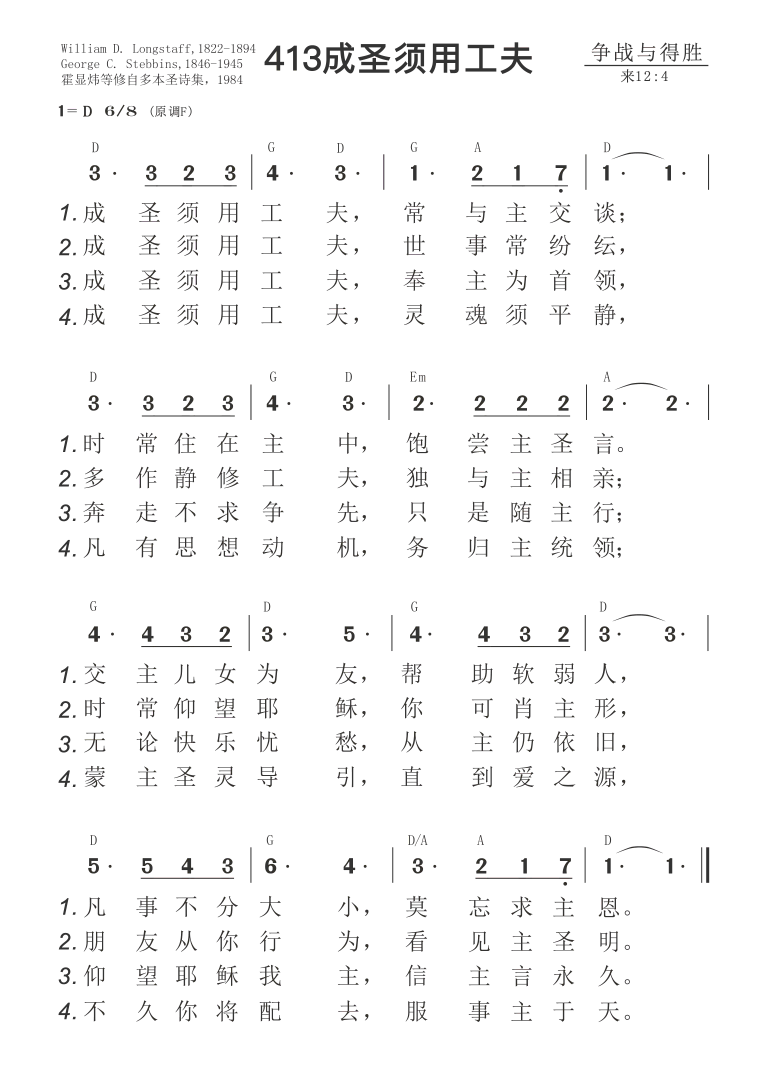
#> input picture samples/413-成圣须用工夫.jpg, 3070 x 4346 px (shown at 1/4 size)
$ python -i imaging.py   (imports and definitions only)
#> lines starting #> are read from the running program, lines starting #| are printed output that depends on the picture; after the words box and inside, x2 and y2 are one past the last pixel; in counts of white or black regions, pixels touching at a corner belong together
#> further down, picture is the input picture: PIL image 3070x4346 P; mean R, G, B 248.1, 248.1, 248.1
from __future__ import annotations

from pathlib import Path
from typing import Any

from PIL import Image, ImageDraw, ImageFilter, ImageFont, ImageOps


def _rgb(value: list[int] | tuple[int, int, int]) -> tuple[int, int, int]:
    return int(value[0]), int(value[1]), int(value[2])


# [18 lines left out: functions _full_width_box, _box_height, _block_lyric_boxes, not called in this run]


def bold_text_region(
    image: Image.Image,
    strength: int = 1,
    threshold: int = 210,
    color: tuple[int, int, int] = (40, 40, 40),
) -> Image.Image:
    """Thicken existing dark text without changing its position."""
#> called with strength = 1, threshold = 210, color = (40, 40, 40)
    result = image.convert("RGB")
    gray = image.convert("L")
    mask = gray.point(lambda pixel: 255 if pixel < threshold else 0)
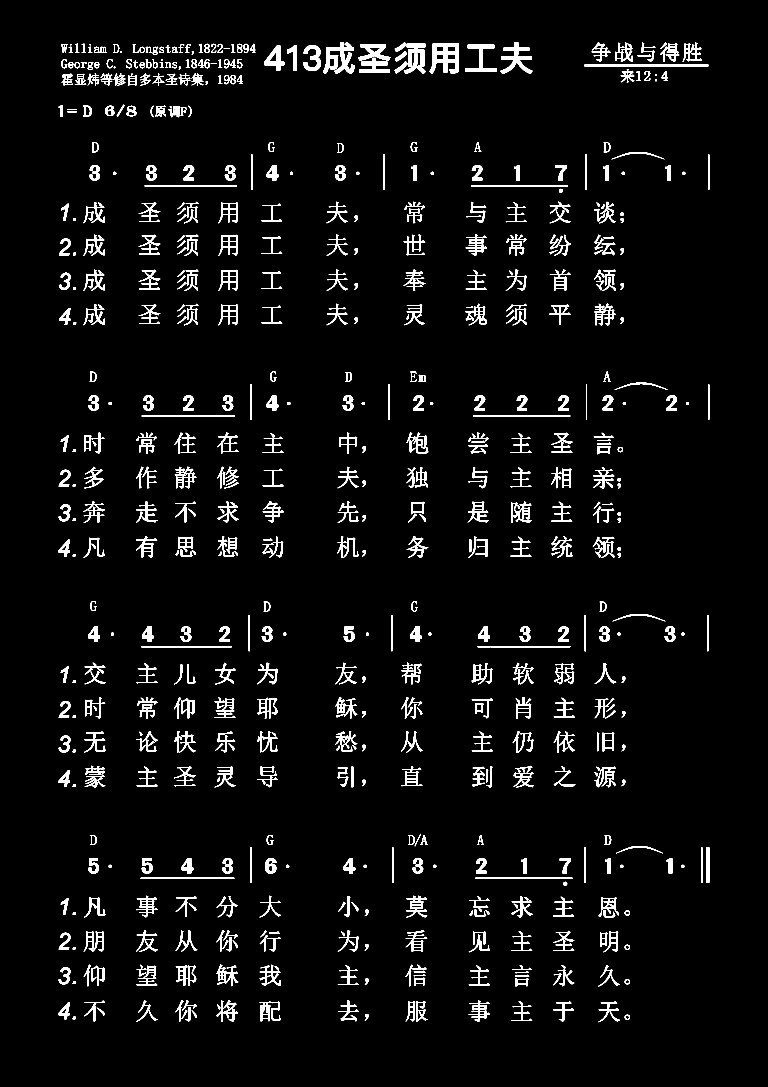
#> mask: PIL image 3070x4346 L (shown at 1/4 size); 3.8% white; 775 white regions (2 under 20 px), largest, box (x1, y1, x2, y2) and area: (1718, 174, 1835, 295) 7847, (1292, 168, 1419, 296) 7802, (2002, 169, 2130, 296) 6005
    size = max(3, strength * 2 + 1)
    mask = mask.filter(ImageFilter.MaxFilter(size))
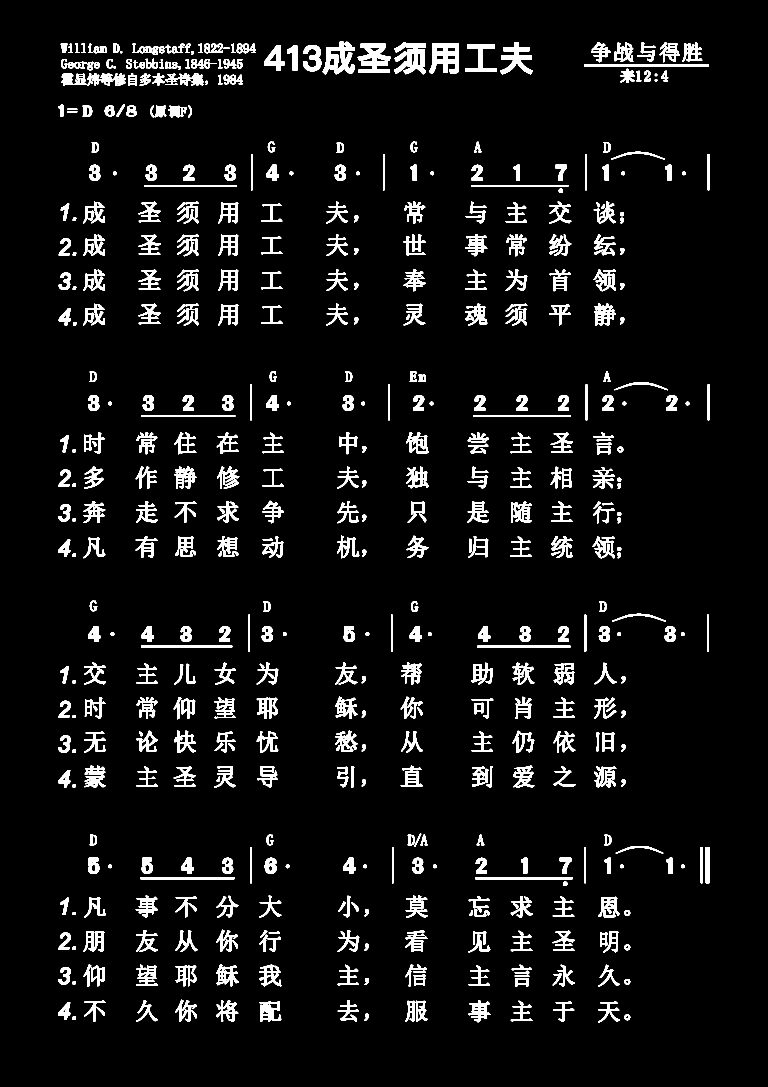
#> mask: PIL image 3070x4346 L (shown at 1/4 size); 5.5% white; 621 white regions, largest, box (x1, y1, x2, y2) and area: (1291, 167, 1420, 297) 9101, (1717, 173, 1836, 296) 8911, (1577, 168, 1704, 297) 8557
    result.paste(color, mask=mask)
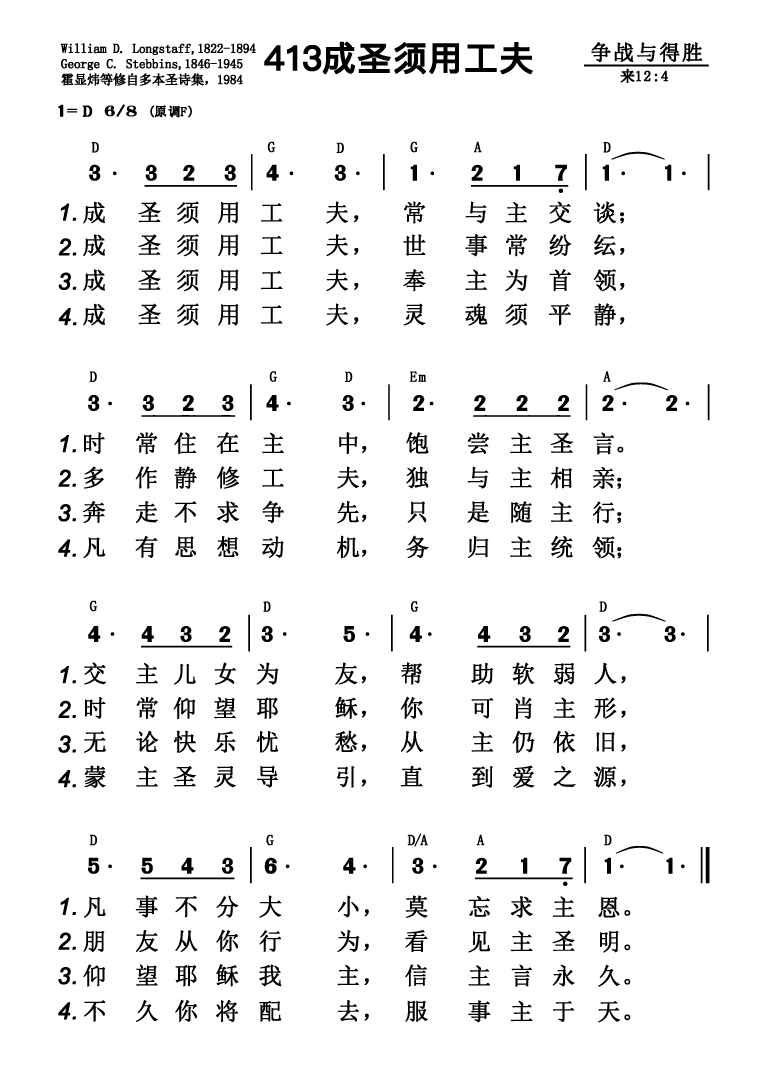
#> result: PIL image 3070x4346 RGB (shown at 1/4 size); values 40 (black) and 255 (white), 94.5% white; 621 black regions, largest, box (x1, y1, x2, y2) and area: (1291, 167, 1420, 297) 9101, (1717, 173, 1836, 296) 8911, (1577, 168, 1704, 297) 8557
    return result


# [426 lines left out: functions _load_font, _draw_replacement, _prepare_lyric_crop, _paste_block, _draw_page_label, _draw_compact_header and 4 more, not called in this run]

>>> from PIL import Image
>>> picture = Image.open('../samples/413-成圣须用工夫.jpg')
>>> result = bold_text_region(picture)

$ run again, on samples/665-当转眼仰望耶稣.png
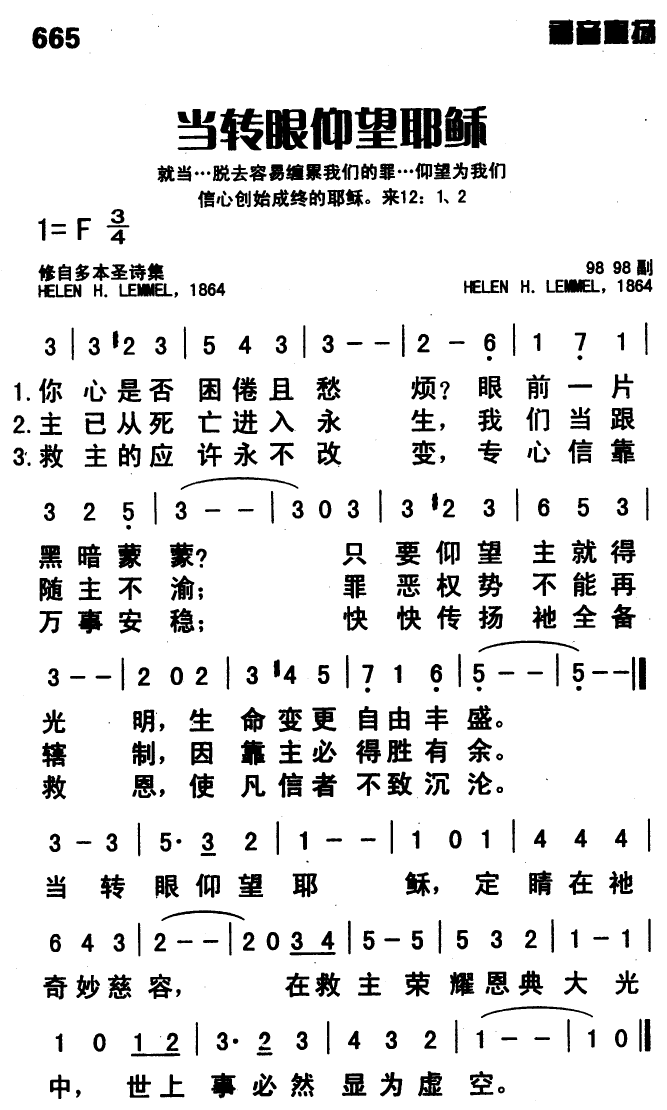
#> input picture samples/665-当转眼仰望耶稣.png, 2000 x 3330 px (shown at 1/3 size)
#> picture is the input picture: PIL image 2000x3330 P; 89.8% white; 599 black regions (77 under 20 px), largest, box (x1, y1, x2, y2) and area: (798, 327, 924, 450) 11755, (1200, 324, 1325, 446) 11588, (931, 322, 1057, 449) 10974
#> in bold_text_region, `mask = mask.filter(ImageFilter.MaxFilter(size))`:
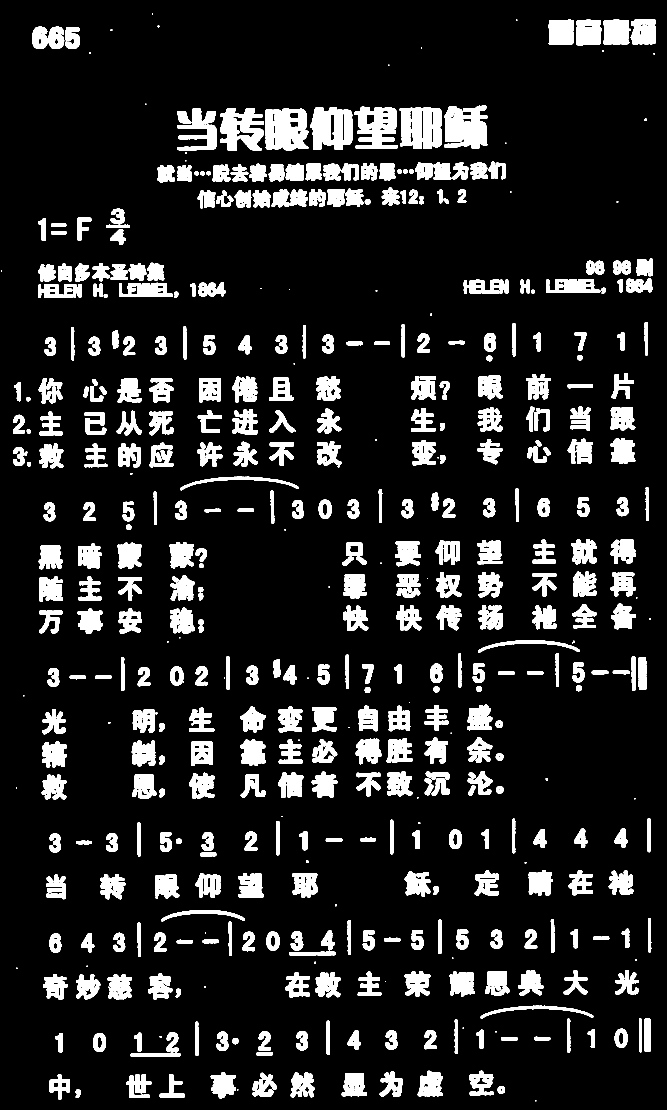
#> mask: PIL image 2000x3330 L (shown at 1/3 size); 12.6% white; 511 white regions (48 under 20 px), largest, box (x1, y1, x2, y2) and area: (797, 326, 925, 451) 13025, (1332, 317, 1462, 446) 13013, (1199, 323, 1326, 447) 12847
#> in bold_text_region, `result.paste(color, mask=mask)`:
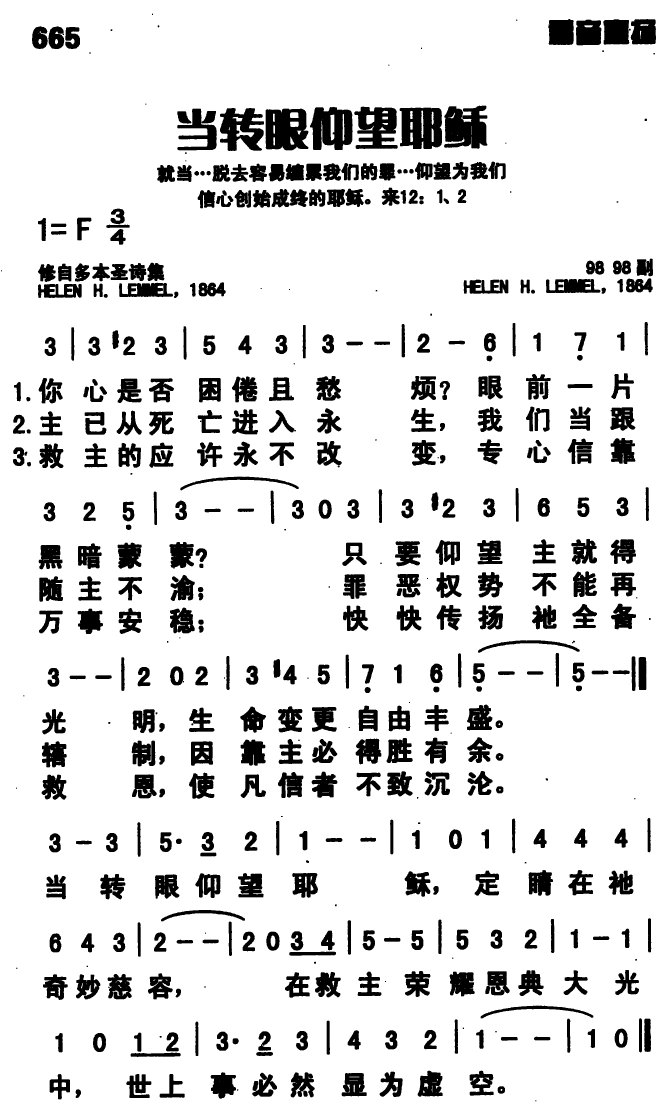
#> result: PIL image 2000x3330 RGB (shown at 1/3 size); values 40 (black) and 255 (white), 87.4% white; 511 black regions (48 under 20 px), largest, box (x1, y1, x2, y2) and area: (797, 326, 925, 451) 13025, (1332, 317, 1462, 446) 13013, (1199, 323, 1326, 447) 12847
